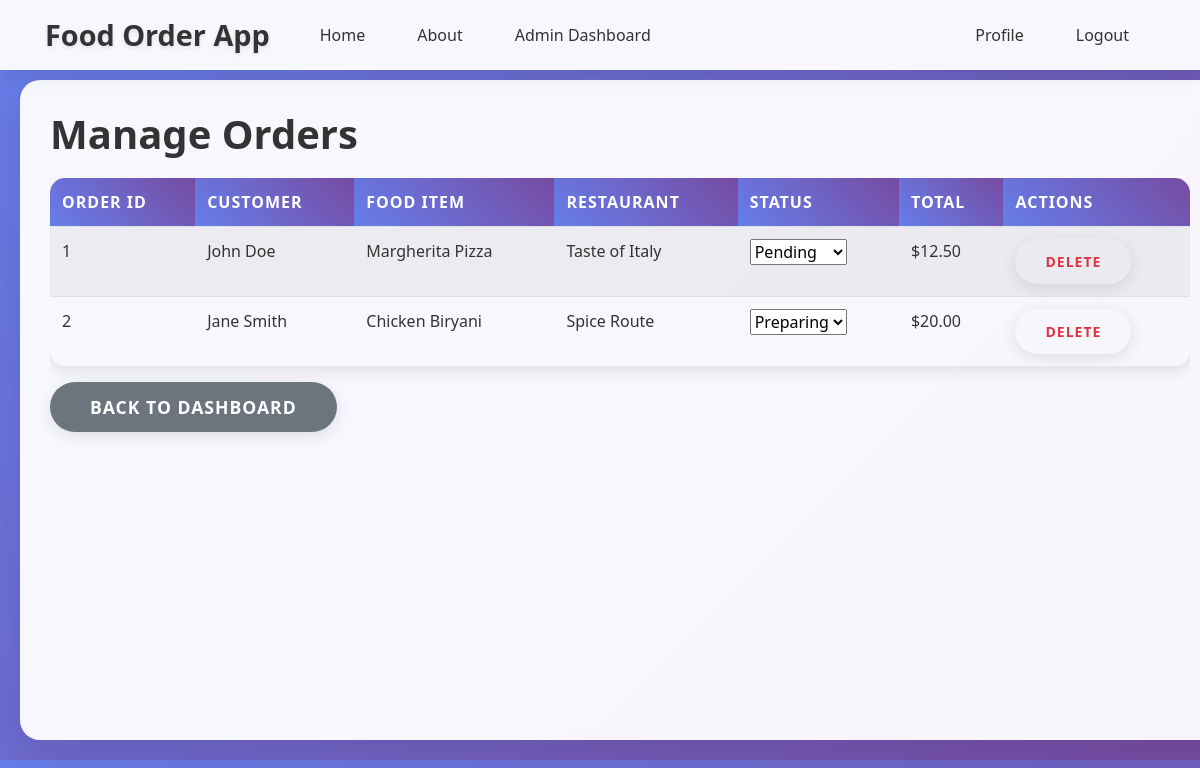
The page /admin/manage_orders (signed in) on the database as committed earlier.
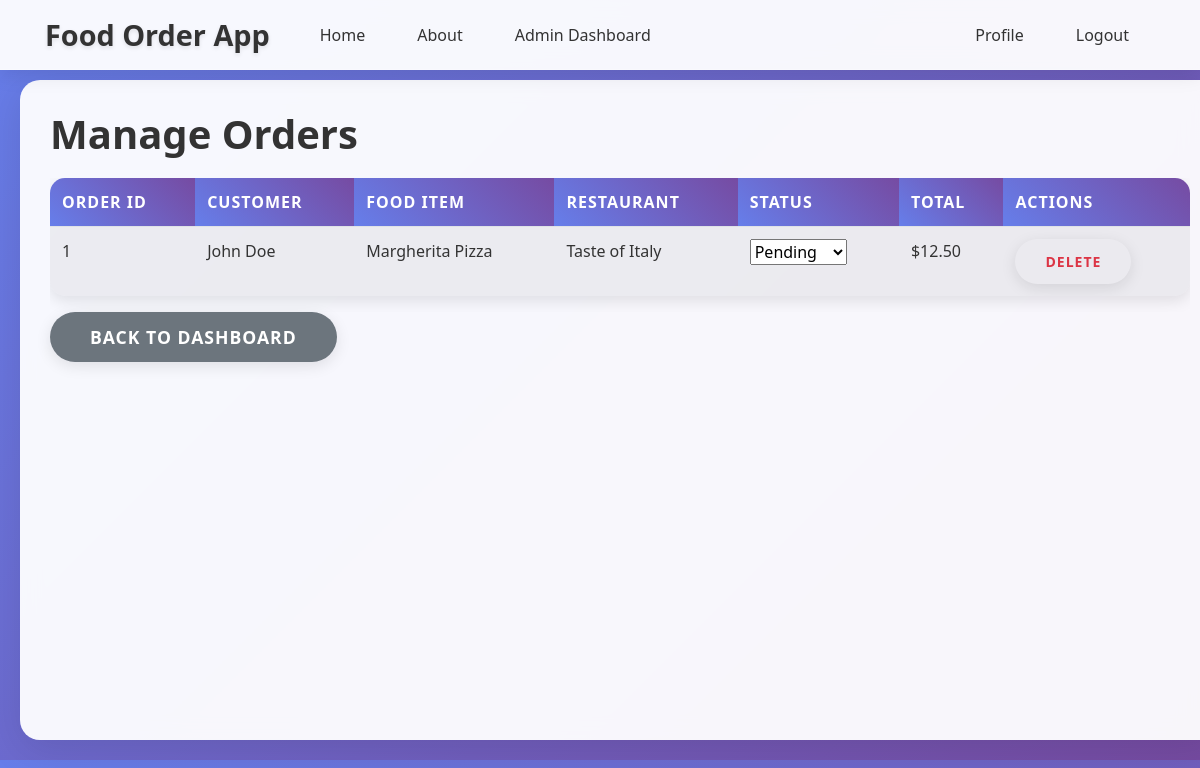
The same page on the database as committed later.
### app/models/order.py (models this page shows, shortened)
class Order(db.Model):
    __tablename__ = 'orders'
    id = db.Column(db.Integer, primary_key=True)
    customer_id = db.Column(db.Integer, db.ForeignKey('users.id'), nullable=False)
    food_item_id = db.Column(db.Integer, db.ForeignKey('food_items.id'), nullable=False)
    restaurant_id = db.Column(db.Integer, db.ForeignKey('users.id'), nullable=False)
    quantity = db.Column(db.Integer, nullable=False)
    total_price = db.Column(db.Numeric(10, 2), nullable=False)
    status = db.Column(db.Enum('pending', 'accepted', 'preparing', 'ready', 'delivered', 'cancelled', name='order_status'), default='pending')
    payment_id = db.Column(db.Integer, db.ForeignKey('payments.id'), nullable=True)
    order_date = db.Column(db.DateTime, default=datetime.utcnow)
    payment = db.relationship("Payment", backref="order", uselist=False, foreign_keys="Order.payment_id")

### app/models/user.py (models this page shows, shortened)
class User(db.Model, UserMixin):
    __tablename__ = 'users'
    id = db.Column(db.Integer, primary_key=True)
    name = db.Column(db.String(100), nullable=False)
    email = db.Column(db.String(120), unique=True, nullable=False)
    phone_number = db.Column(db.String(20), unique=True, nullable=False)
    location = db.Column(db.String(200), nullable=False)
    password = db.Column(db.String(60), nullable=False)
    role = db.Column(db.Enum('admin', 'customer', 'restaurant', name='user_roles'), default='customer')
    status = db.Column(db.Enum('active', 'pending', 'suspended', name='account_status'), default='active')
    food_items = db.relationship('FoodItem', backref='restaurant_owner', lazy=True, foreign_keys='FoodItem.restaurant_id')
    orders_as_customer = db.relationship('Order', backref='customer_user', lazy=True, foreign_keys='Order.customer_id')
    orders_as_restaurant = db.relationship('Order', backref='restaurant_user', lazy=True, foreign_keys='Order.restaurant_id')
    payments_as_customer = db.relationship('Payment', backref='customer_payer', lazy=True, foreign_keys='Payment.customer_id')
    payments_as_restaurant = db.relationship('Payment', backref='restaurant_receiver', lazy=True, foreign_keys='Payment.restaurant_id')

### app/models/food_item.py (models this page shows, shortened)
class FoodItem(db.Model):
    __tablename__ = 'food_items'
    id = db.Column(db.Integer, primary_key=True)
    name = db.Column(db.String(100), nullable=False)
    description = db.Column(db.Text, nullable=True)
    price = db.Column(db.Numeric(10, 2), nullable=False)
    image_url = db.Column(db.String(200), nullable=True)
    restaurant_id = db.Column(db.Integer, db.ForeignKey('users.id'), nullable=False)
    created_at = db.Column(db.DateTime, default=datetime.utcnow)
    orders = db.relationship('Order', backref='food_item', lazy=True)

### app/routes/admin.py (the view)
@admin.route("/manage_orders")
@login_required
@admin_required
def manage_orders():
    orders = Order.query.all()
    return render_template("manage_orders.html", orders=orders)

### app/templates/manage_orders.html (shortened to what this page needs)
{% extends "base.html" %}
{% block content %}
    <h1>Manage Orders</h1>
    {% if orders %}
        <div class="table-responsive">
            <table class="table table-striped">
                <thead>
                    <tr>
                        <th>Order ID</th>
                        <th>Customer</th>
                        <th>Food Item</th>
                        <th>Restaurant</th>
                        <th>Status</th>
                        <th>Total</th>
                        <th>Actions</th>
                    </tr>
                </thead>
                <tbody>
                    {% for order in orders %}
                        <tr>
                            <td>{{ order.id }}</td>
                            <td>{{ order.customer_user.name }}</td>
                            <td>{{ order.food_item.name }}</td>
                            <td>{{ order.restaurant_user.name }}</td>
                            <td>
                                <form method="POST" action="{{ url_for('admin.update_order_status', order_id=order.id) }}" style="display: inline;">
                                    <select name="new_status" onchange="this.form.submit()">
                                        <option value="pending" {% if order.status == 'pending' %}selected{% endif %}>Pending</option>
                                        <option value="preparing" {% if order.status == 'preparing' %}selected{% endif %}>Preparing</option>
                                    </select>
                                </form>
                            </td>
                            <td>${{ order.total_price }}</td>
                            <td>
                                <form method="POST" action="{{ url_for('admin.delete_order', order_id=order.id) }}" style="display: inline;">
                                    <button type="submit" class="btn btn-sm btn-outline-danger" onclick="return confirm('Are you sure you want to delete this order?')">Delete</button>
                                </form>
                            </td>
                        </tr>
                    {% endfor %}
                </tbody>
            </table>
        </div>
    {% else %}
        <div class="alert alert-info">
            <h4>No orders yet!</h4>
        </div>
    {% endif %}
    <a href="{{ url_for('admin.dashboard') }}" class="btn btn-secondary">Back to Dashboard</a>
{% endblock content %}

Rows that differ between the two databases and show on the page:
removed Order: id "2", customer_user.name "Jane Smith", food_item.name "Chicken Biryani", restaurant_user.name "Spice Route", new_status "Preparing", total_price "20.00"
